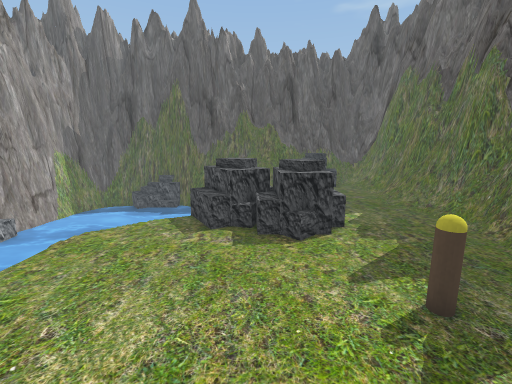
view 1 (above)

16 first-person views from a walk through a scene from a Unity 3-D project. The camera is 1.5 m above the floor, tilts 10° down and sees 90° across. The floor is counted in squares, 0.45 m on a side. Each view is taken from the middle of a square. On the plan, view 1 faces up. The plan holds only what a view shows up to about 20 squares ahead; the rest is blank. The place goes on beyond the plan. The player is left out. Some surface patterns are stand-ins.

view 2
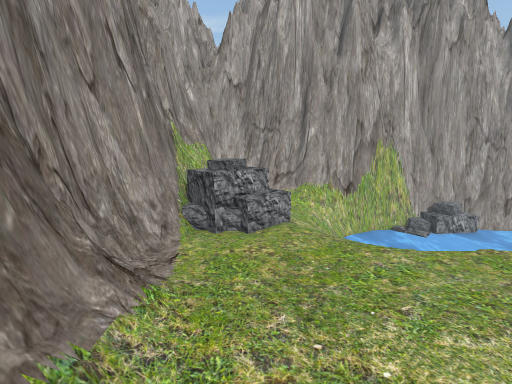

view 3
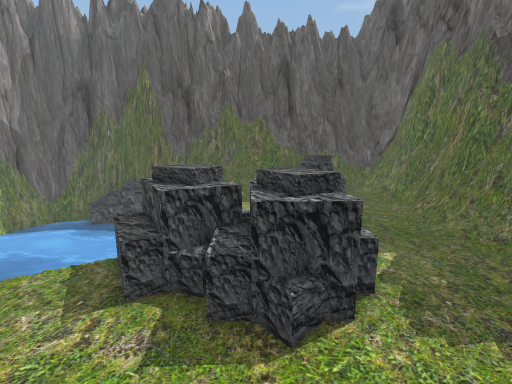

view 4
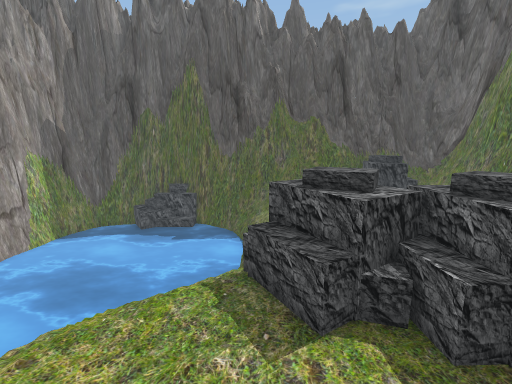

view 5
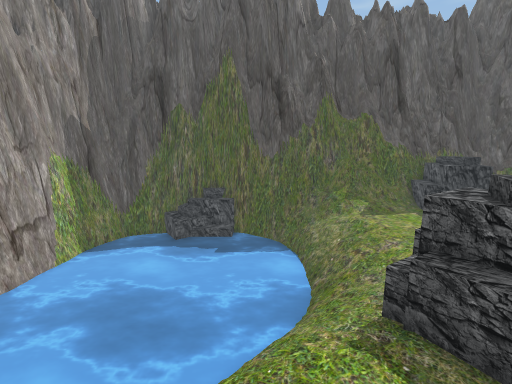

view 6
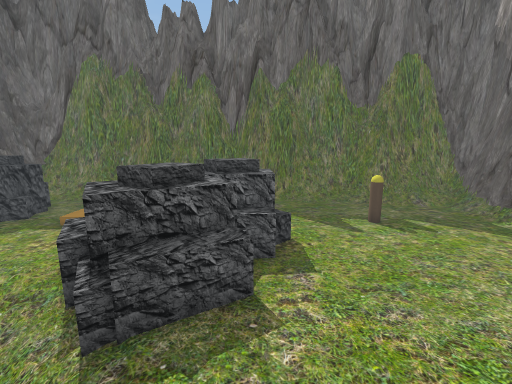

view 7
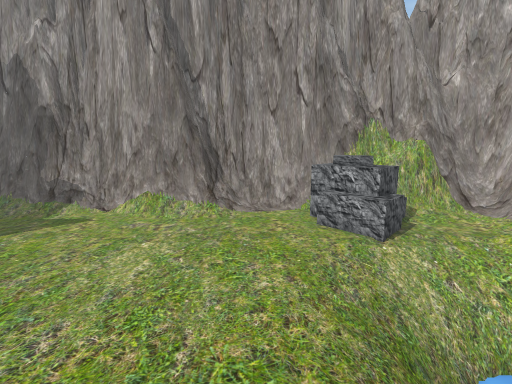

view 8
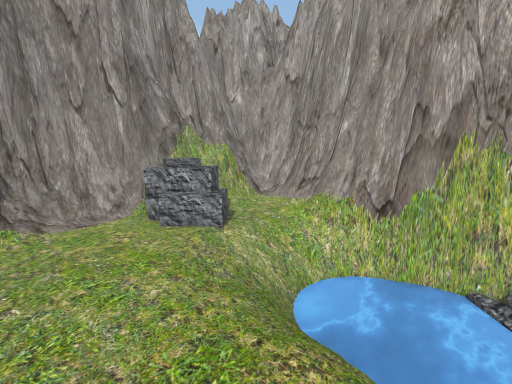

view 9
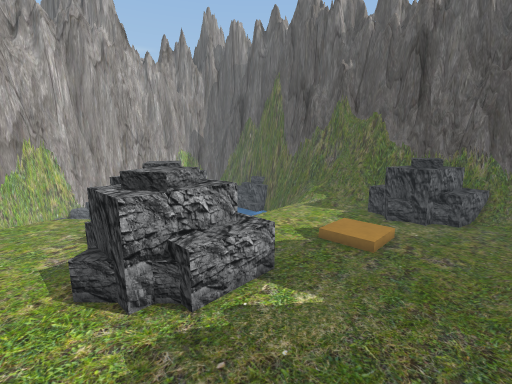

view 10
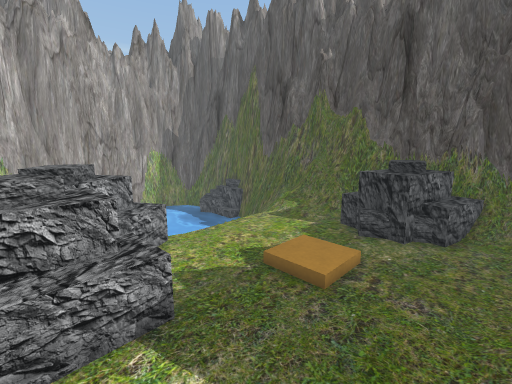

view 11
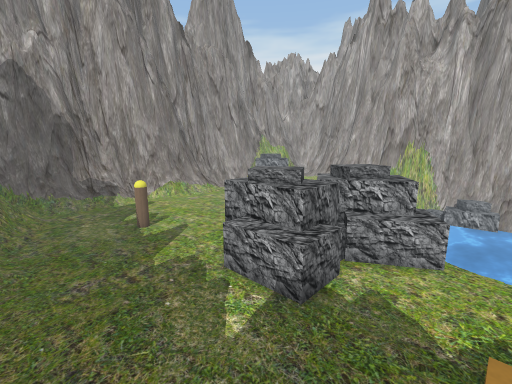

view 12
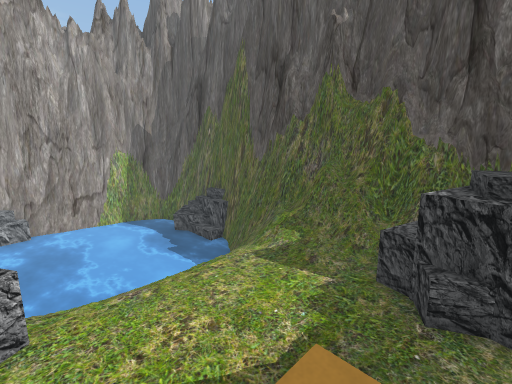

view 13
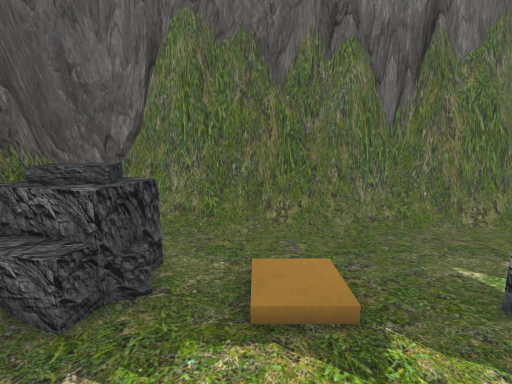

view 14
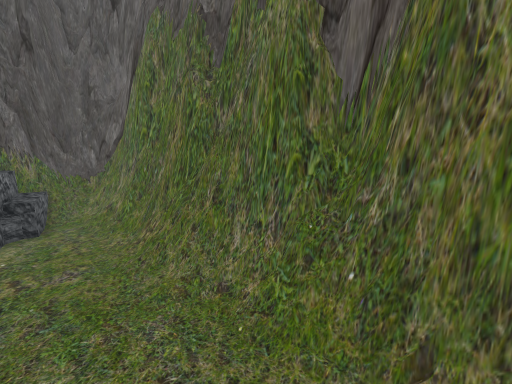

view 15
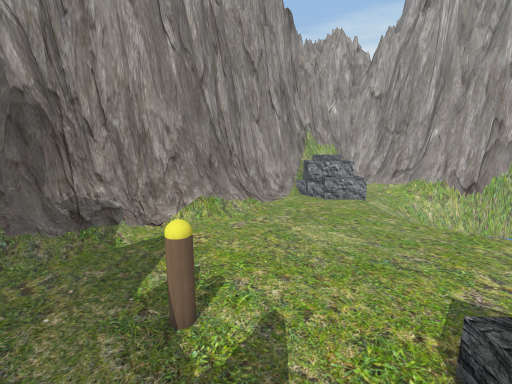

view 16
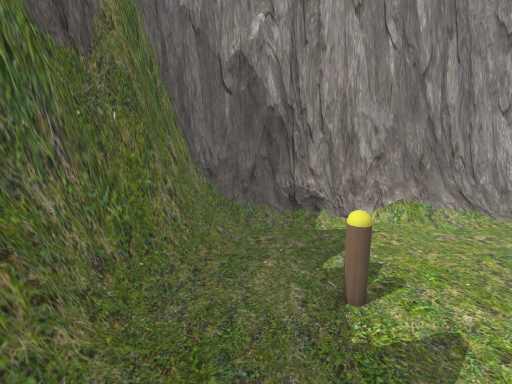

### Floor plan
Key: @ floor where view 1 was taken; # wall or solid block; . main floor; : floor 0.25 m higher than the main floor; - floor 0.25 m lower than the main floor; + floor 0.5 m higher than the main floor; _ floor 0.5 m lower than the main floor; < floor 0.75 m lower than the main floor; / step, stairs or slope; = window, fence, low wall or low ledge; ≈ water the walk keeps out of; ^ raised ledge; v drop or lower ground; R rock; O other object.
Columns run from 18 left of view 1 to 11 right of it. Each row starts with its distance up from view 1.
 25   #######R###################
 24   ##≈≈≈  <<≈≈==##=^^^##R====#
 23  ##=≈≈≈≈≈≈≈≈≈≈_-O ==:RRRRR:##
 22  ##≈≈≈≈≈≈≈≈≈≈≈≈_/:::.RRRRR.##
 21  ##≈≈≈≈≈≈≈≈≈≈≈≈//....RRRR..#
 20  ##≈≈≈≈≈≈≈≈≈≈≈≈_/..........#
 19  #=≈≈≈≈≈≈≈≈≈≈≈≈</..........#
 18  #=≈≈≈≈≈≈≈≈≈≈≈≈//....///...#
 17 ##≈≈≈≈≈≈≈≈≈≈≈≈≈_/..../:/...#
 16 ##≈≈≈≈≈≈≈≈≈≈≈≈≈//....///...#
 15 #  ≈≈≈≈≈≈≈≈≈≈≈<--RR........#
 14 #  ≈≈≈≈≈≈≈≈≈≈//-vRR........##
 13 #v ≈≈≈≈≈≈≈≈≈///RRRRRRRR....###
 12 #=v≈≈≈≈ ≈  _//.ORRRRRRR.....=#
 11 ##v≈≈≈≈≈   -...RRRRRRRR.....=#
 10 ##≈≈≈≈≈≈≈ -.....RRRRRR.....###
  9  #≈≈≈≈≈≈≈v-.......RRR......=##
  8  ##≈≈≈≈≈≈<-................=##
  7  ##≈≈≈≈≈≈/-................=##
  6  ##-≈≈≈≈///................=##
  5  ##._<////............O....=#
  4 ###:-////..................=#
  3 ##=...../.................=##
  2 ###....RR.................=##
  1 ## ...RRRR................=##
  0 #=....RRRR........@.......=##
 -1 #=====  RR.....:::....:///=##
 -2 ######==R==#.:+#####===#===##
 -3  #############^##############
 -4       #    #####

Where each view was taken, in squares from view 1:
view 1: 0 up, 0 right, facing up
view 2: 1 up, 1 right, facing left
view 3: 5 up, 1 right, facing up
view 4: 6 up, 3 left, facing up
view 5: 8 up, 6 left, facing up
view 6: 10 up, 7 left, facing right
view 7: 11 up, 6 left, facing down
view 8: 11 up, 4 left, facing down-left
view 9: 8 up, 8 right, facing up-left
view 10: 11 up, 8 right, facing up-left
view 11: 16 up, 8 right, facing down-left
view 12: 15 up, 5 right, facing up-left
view 13: 18 up, 1 left, facing right
view 14: 9 up, 6 right, facing up-right
view 15: 9 up, 6 right, facing down-left
view 16: 10 up, 6 right, facing down
